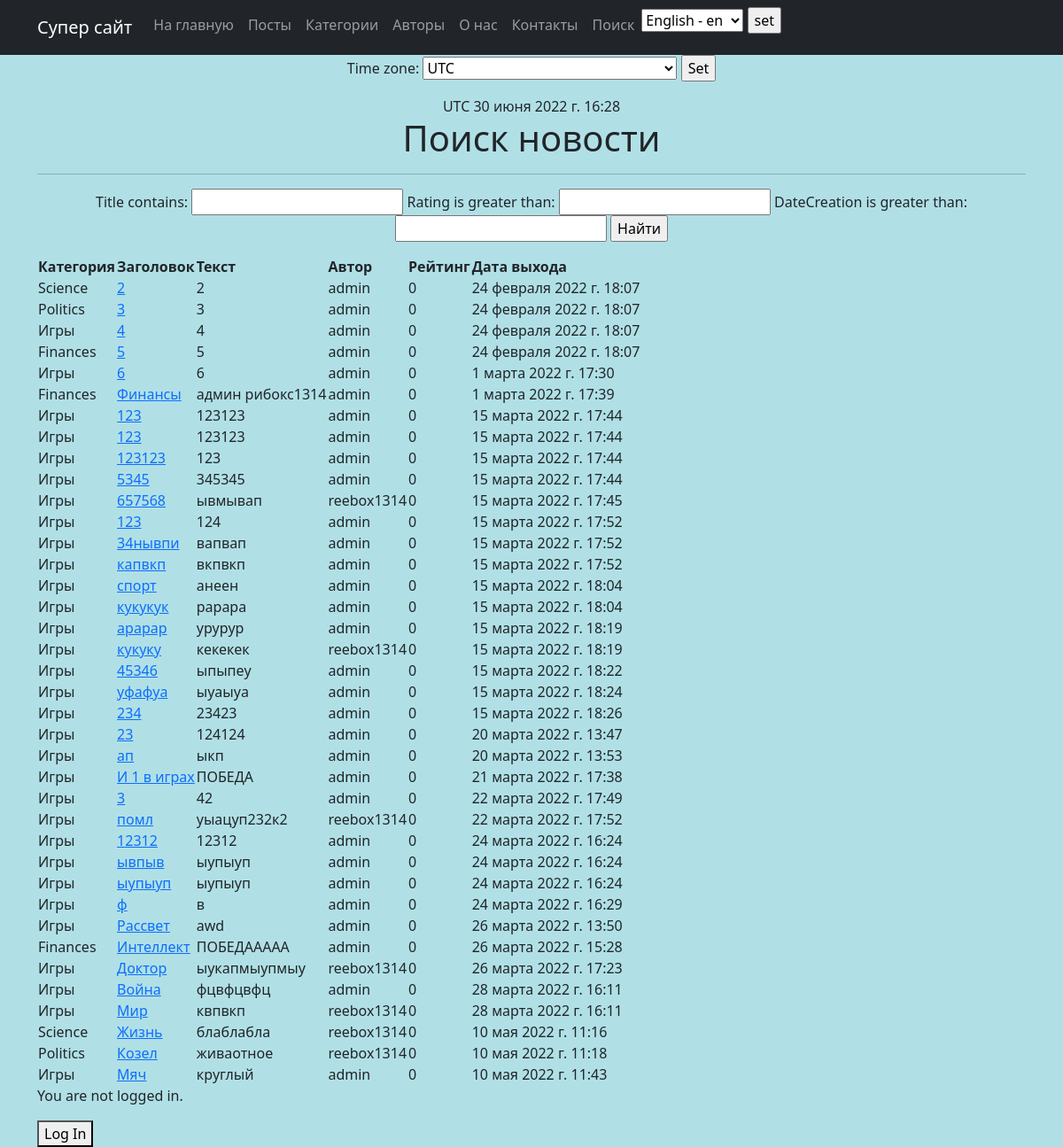
Page /posts/search/ on the earlier database version.
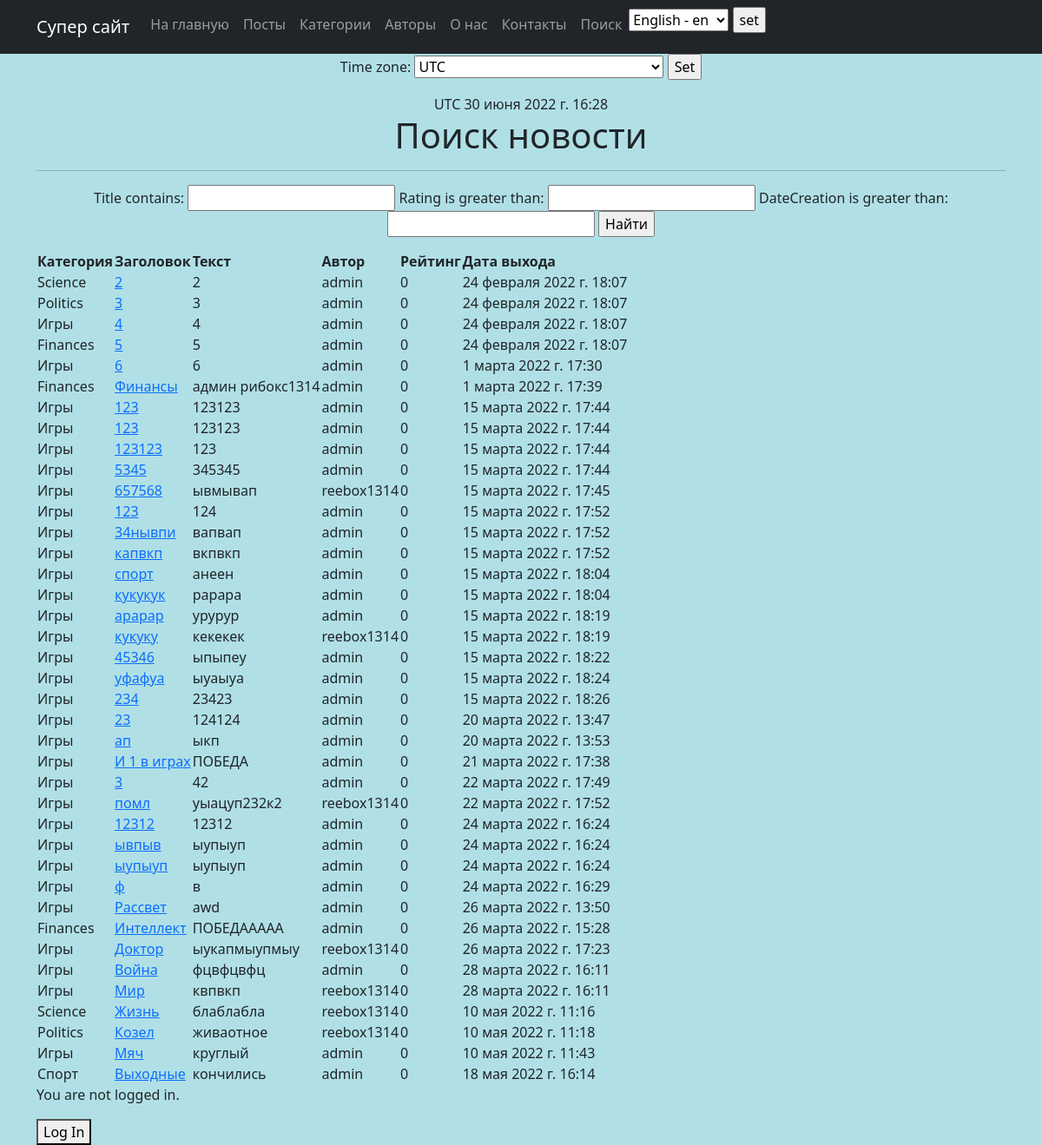
Same page on the later database version.
### news/models.py (models this page shows, shortened)
class Category(models.Model):
    name = models.CharField(max_length=64, unique=True)
    subscribers = models.ManyToManyField(User, blank=True)

class Post(models.Model):
    author = models.ForeignKey(Author, on_delete=models.CASCADE)
    NEWS = 'NW'
    ARTICLE = 'AR'
    CATEGORY_CHOICES = (
        (NEWS, 'Новость'),
        (ARTICLE, 'Статья'),
    )
    categoryType = models.CharField(max_length=2, choices=CATEGORY_CHOICES, default=ARTICLE)
    postCategory = models.ManyToManyField(Category, through='PostCategory')
    title = models.CharField(max_length=128)
    text = models.TextField()
    rating = models.SmallIntegerField(default=0)
    dateCreation = models.DateTimeField(auto_now_add=True)

class Author(models.Model):
    authorUser = models.OneToOneField(User, on_delete=models.CASCADE)
    ratingAuthor = models.SmallIntegerField(default=0)
    nameAuthor = models.CharField(max_length=128, blank=True)
    descriptionAuthor = models.CharField(max_length=256, blank=True)

### news/views.py (the view, shortened to what this page needs)
# urls.py: path('search/', PostSearch.as_view(), name='post_search'),
class PostSearch(ListView):
    model = Post
    template_name = 'news_app/post_search.html'
    context_object_name = 'posts'
    ordering = ['dateCreation']
    paginate_by = 3
    def get_context_data(self, **kwargs):
        context = super().get_context_data(**kwargs)
        context['filter'] = PostFilter(self.request.GET, queryset=self.get_queryset())
        context['current_time'] = timezone.now()
        context['timezones'] = pytz.common_timezones
        return context

### templates/news_app/post_search.html (shortened to what this page needs)
{% extends 'flatpages/default.html' %}
{% load custom_filters %}
{% block content %}
    <h1>Поиск новости</h1>
    <hr>
    <form method="GET">
    {{ filter.form }}
    <input type="submit" value="Найти">
    </form>
    {% if posts %}
        <table>
            <thead>
                <th>
                    Категория
                </th>
                <th>
                    Заголовок
                </th>
                <th>
                    Текст
                </th>
                <th>
                    Автор
                </th>
                <th>
                    Рейтинг
                </th>
                <th>
                    Дата выхода
                </th>
            </thead>
                 {% for post in filter.qs %}
                <tr>
                    <td>
                        {% for i in post.postCategory.all %}
                        {{ i.name }}
                        {% endfor %}
                    </td>
                    <td>
                        <a href="{% url 'post_detail' post.id %}">{{ post.title}}</a>
                    </td>
                    <td>
                        {{ post.text|truncatewords:50 }}
                    </td>
                    <td>
                        {{ post.author.authorUser }}
                    </td>
                    <td>
                        {{ post.rating }}
                    </td>
                    <td>
                        {{ post.dateCreation }}
                    </td>
                </tr>
            {% endfor %}
        </table>
    {% endif %}
{% endblock content %}

Differences in the rows shown:
added Post: title "Выходные", text "кончились", author.authorUser "admin", rating "0", dateCreation "18 мая 2022 г. 16:14"
now on this page (row unchanged): Category: name "Спорт", shown under "Выходные"
